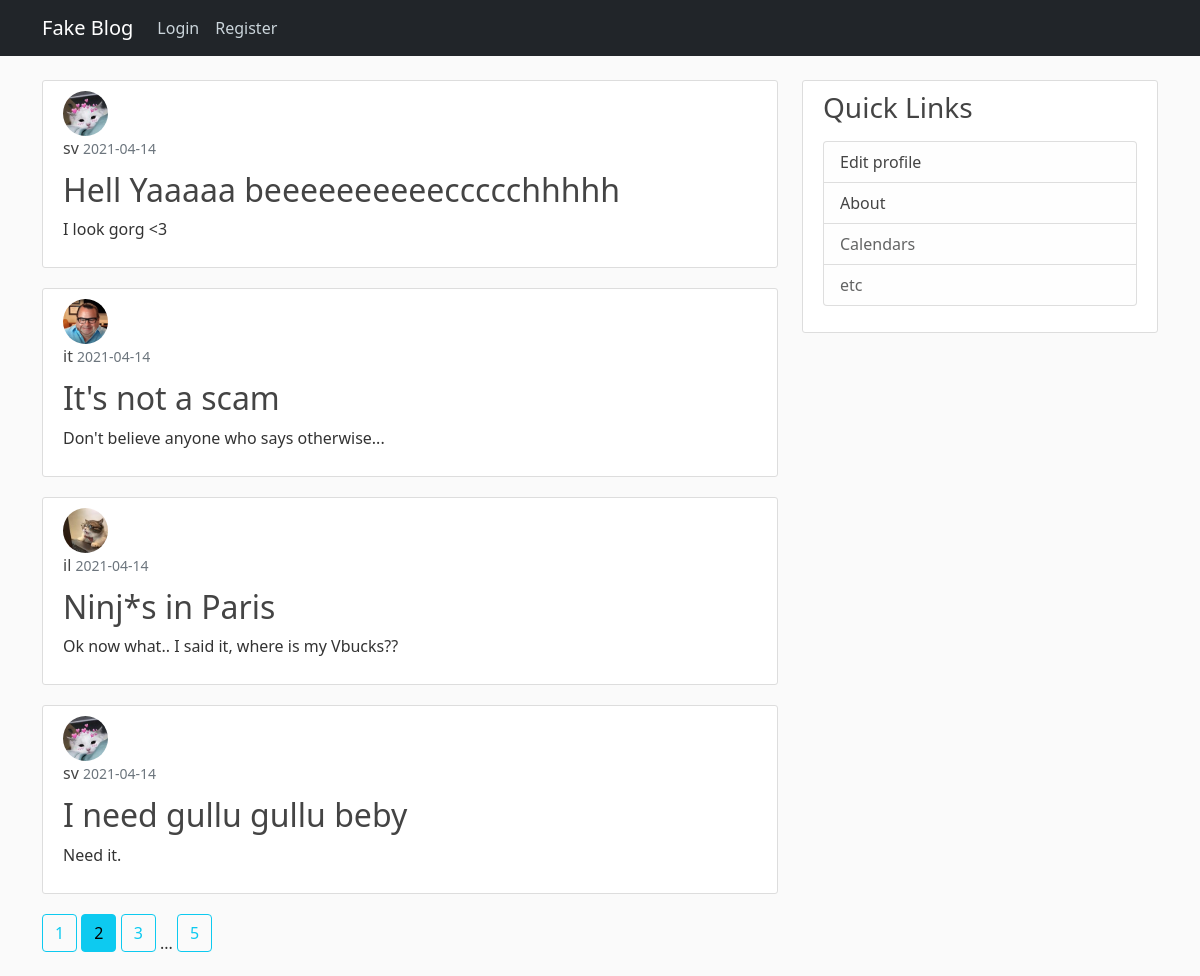
Screenshot of /?page=2 with the database file from the repository.
### flaskblog/models.py (models this page shows, shortened)
class Post(db.Model):
    id = db.Column(db.Integer, primary_key=True)
    title = db.Column(db.String(120), nullable=False)
    date_posted = db.Column(db.DateTime, nullable=False, default=datetime.utcnow)
    content = db.Column(db.Text, nullable=False)
    user_id = db.Column(db.Integer, db.ForeignKey('user.id'), nullable=False)  # refers to the id column in user table. Not class.

class User(db.Model, UserMixin):
    id = db.Column(db.Integer, primary_key=True)
    username = db.Column(db.String(20), unique=True, nullable=False)
    email = db.Column(db.String(100), unique=True, nullable=False)
    image_file = db.Column(db.String(20), nullable=False, default='default.jpg')  # will be hashed to 20 chars
    password = db.Column(db.String(60), nullable=False)  # will be hashed to 60 chars
    posts = db.relationship('Post', backref='author', lazy=True)  # refers to the Post class

### flaskblog/main/routes.py (the view)
@main.route('/home')
@main.route('/')
def home():
    page = request.args.get('page', 1, type=int)  # getting the page. Default page is 1
    posts = Post.query.order_by(Post.date_posted.desc()).paginate(page=page, per_page=4)  # to prevent grabbing and loading all the posts at once
    return render_template("home.html", posts=posts)

### flaskblog/templates/home.html
{% extends "layouts.html" %}
    {% block content %}
        {% for post in posts.items %}
            <article class="content-section">
                <img class="rounded-circle article-img" src="{{ url_for('static', filename='profile_pic/' + post.author.image_file) }}">
                <div class="media-body">
                    <div class="article-metadata">
                      <a class="article-metadata" href="{{ url_for('users.user_posts', username=post.author.username) }}">{{ post.author.username }}</a>
                      <small class="text-muted">{{ post.date_posted.strftime("%Y-%m-%d") }}</small>
                    </div>
                    <h2><a class="article-title" href="{{ url_for('posts.post', post_id=post.id) }}">{{ post.title }}</a></h2>
                    <p class="article-content">{{ post.content }}</p>
                </div>
            </article>
        {% endfor %}
        {% for page_num in posts.iter_pages(left_edge=1, right_edge=1, right_current=2, left_current=1) %}
            {% if page_num %}
                {% if posts.page == page_num %}
                    <a class="btn btn-info mb-4" href="{{ url_for('main.home', page=page_num) }}">{{ page_num }}</a>
                {% else %}
                    <a class="btn btn-outline-info mb-4" href="{{ url_for('main.home', page=page_num) }}">{{ page_num }}</a>
                {% endif %}
            {% else %}
                ...
            {% endif %}
        {% endfor %}
    {% endblock content %}

### flaskblog/static/main.css (style rules this page uses)
body { background: #fafafa; color: #333333; margin-top: 5rem; }
h1, h2, h3, h4, h5, h6 { color: #444444; }
.content-section { background: #ffffff; padding: 10px 20px; border: 1px solid #dddddd; border-radius: 3px; margin-bottom: 20px; }
.article-title { color: #444444; text-decoration: none; }
.article-content { white-space: pre-line; }
.article-img { height: 45px; width: 45px; margin-right: 16px; }
.article-metadata { color: #444444; padding-bottom: 1px; margin-bottom: 10px; text-decoration: none; }

### rows the page displays
Post: image_file (picture), author.username "sv", date_posted "2021-04-14", title "Hell Yaaaaa beeeeeeeeeeccccchhhhh", content "I look gorg <3"
Post: image_file (picture), author.username "it", date_posted "2021-04-14", title "It's not a scam", content "Don't believe anyone who says otherwise..."
Post: image_file (picture), author.username "il", date_posted "2021-04-14", title "Ninj*s in Paris", content "Ok now what.. I said it, where is my Vbucks??"
Post: image_file (picture), author.username "sv", date_posted "2021-04-14", title "I need gullu gullu beby", content "Need it."

### other values shown
{{ page_num }} "1" "3" "5"
{{ page_num }} "2"
